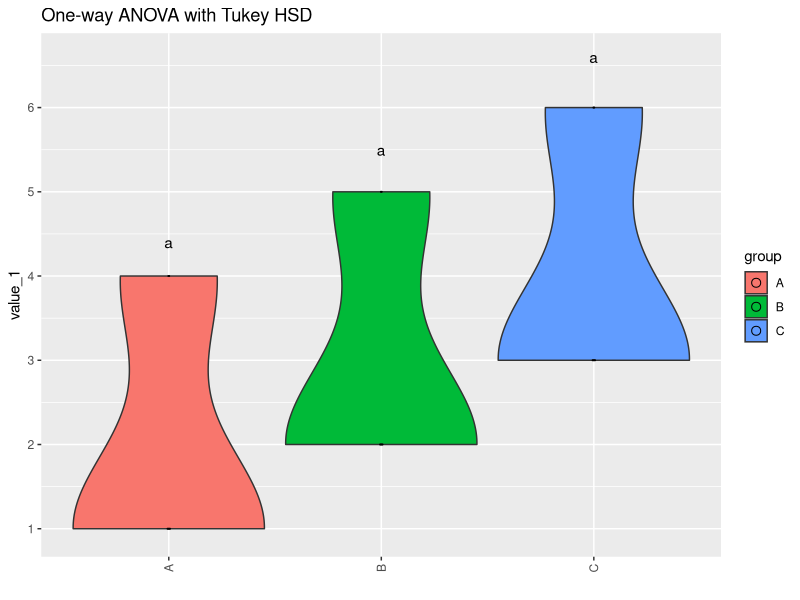

Reproduce this figure in R.

# Load required libraries
library(dplyr)
library(ggplot2)  
library(multcompView)  


# Create the data frame
data <- data.frame(
  group = as.factor(c("A","B","C","A","B","C","A","B","C","A","B","C","A","B","C","A","B","C")),
  value_1 = c(1:3, 4:6, 1:3, 1:3, 4:6, 1:3),
  value_2 = c(3:1, 6:4, 3:1, 1:3, 4:6, 1:3)
)


# Define the test function
customized_aov <- function(data.name, col_1, col_2) {
  # Use as.formula to create a formula dynamically
  formula <- as.formula(paste(col_1, "~", col_2))
  
  # Perform ANOVA
  aov_result <- aov(formula, data = data.name)
  # print(summary(aov_result))
  
  # Perform Tukey HSD test
  tukey_result <- TukeyHSD(aov_result)
  tukey_cld <- multcompLetters4(aov_result, tukey_result)
  
  # Extract group labels
  group_labels <- data.frame(group = names(tukey_cld$group$Letters), 
                             Letters = tukey_cld$group$Letters)
  
  # Join group_labels with the original data
  data_summary <- data.name %>%
    group_by(!!sym(col_2)) %>%
    summarise(mean = mean(!!sym(col_1)), sd = sd(!!sym(col_1)), .groups = 'drop')
  
  max_value <- data.name %>%
    group_by(!!sym(col_2)) %>%
    summarize(MaxValue = max(!!sym(col_1)))
  
  group_labels <- group_labels %>% left_join(max_value, by = "group")
  
  # Create plot
  Fig_plot <- ggplot(data.name, aes_string(x = col_2, y = col_1, fill = col_2)) +
    geom_violin(aes(group = !!sym(col_2))) +
    geom_dotplot(binaxis = "y", stackdir = "center", binwidth = 0.1, dotsize = 0.1, position = position_dodge(0)) +
    geom_text(data = group_labels, aes(label = Letters, x = group, y = MaxValue*1.1)) +
    labs(title = "One-way ANOVA with Tukey HSD", x = "", y = col_1) +  
    theme(axis.text.x = element_text(angle = 90, vjust = 0.5, hjust = 0.5))
  
  # Create dynamic filename
  file_name <- paste0(deparse(substitute(data.name)), "_", col_1, "_", col_2, ".png")
  
  # Save plot
  ggsave(file_name, plot = Fig_plot, scale = 1, width = 1200, height = 627, units = "px", dpi = 144, limitsize = TRUE)
  }

# Call the test function
customized_aov(data, col_1 = "value_1", col_2 = "group")
